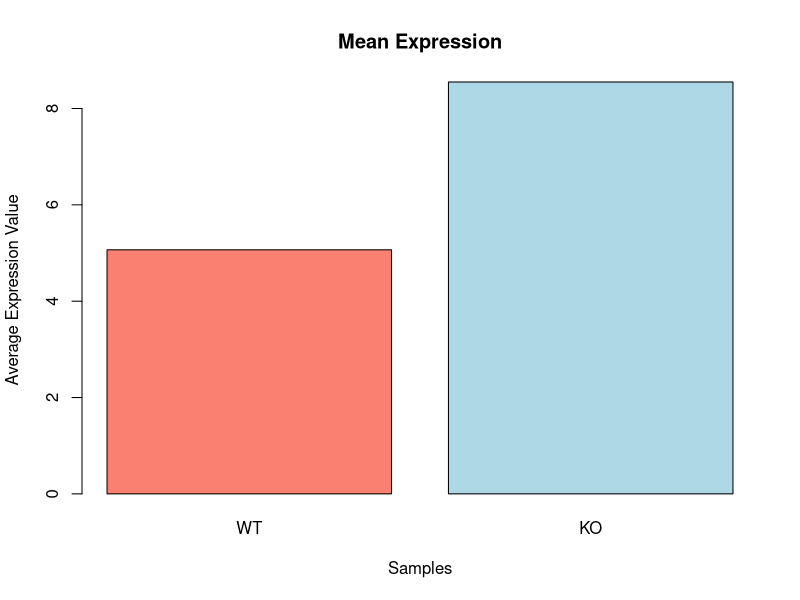
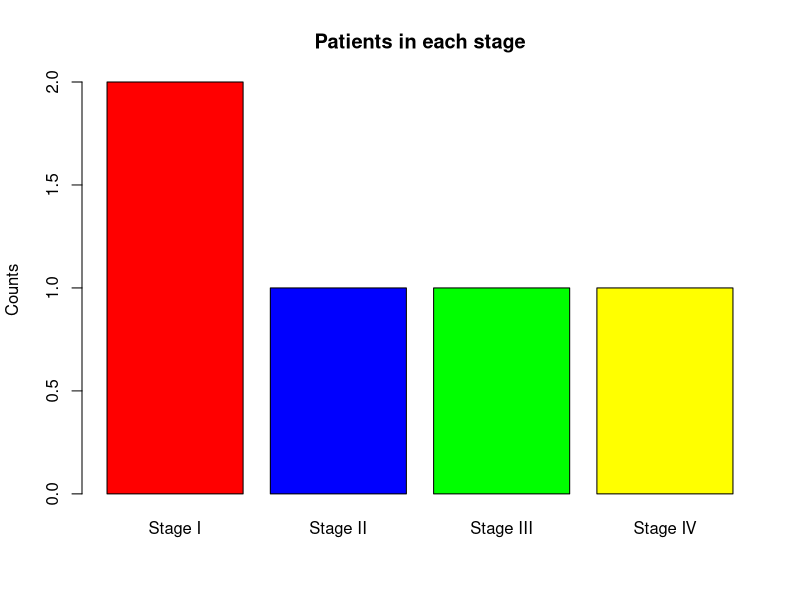
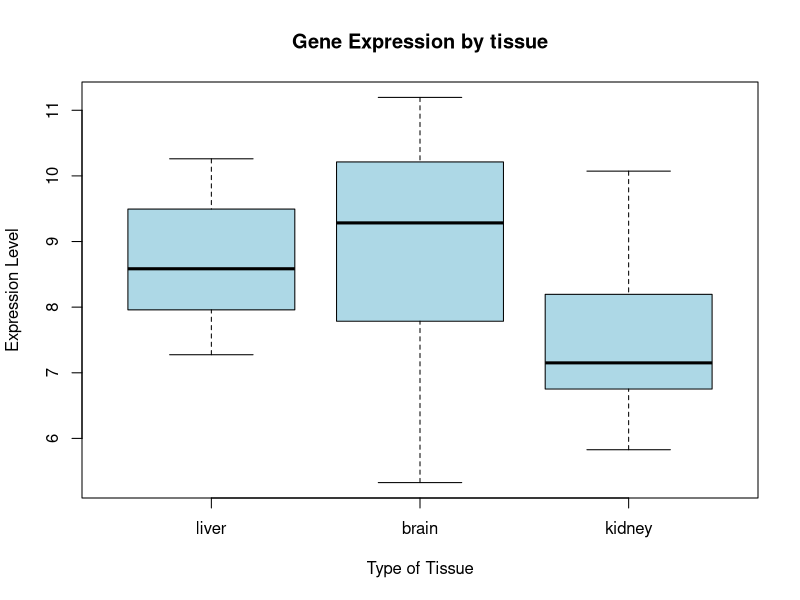

Here is the R script that generated these plots, in order: (Note: this script raises an error after producing the figures.)
## ---- chunk 1
# Factor vs Character vector
print("1. Factor has levels which are like categories and can be ordered whereas a character vector does not have levels.")
print("2. Unlike character vector, a frequency and proportion table can be made from factor.")
print("3. To make a factor, the function factor() must be used.")

print("mutation_status must be a factor because the data can be divided into categories or levels such as Mutated or Wild Type")

# Factor Level Order
species <- c("Lactobacillus", "Bacteroides", "Escherichia", "Bacteroides", "Lactobacillus")
species_factor <- factor(species, levels = c("Bacteroides", "Escherichia", "Lactobacillus"))
print("The return is:")
levels(species_factor)
print("The return is such because species_factor contains these 3 categories or species of gut microbiome.")



disease_severity <- factor(c("Mild", "Severe", "Moderate"), levels = c("Mild", "Moderate", "Severe", "Critical"), ordered = TRUE)
disease_severity[1] < disease_severity[2]
print("The result is TRUE. Because according to the input order Mild is less severe than Moderate.")


prop <- prop.table(table(species_factor))
prop
Escherichia_proportion = prop["Escherichia"]
Escherichia_proportion

print("prop$Escherichia is not valid because $ operator in invalid for atomic vectors such as prop")
## ---- chunk 2
gene_df <- data.frame(
  gene_id = c("BRCA1", "TP53", "MYC", "EGFR", "GAPDH"),
  expression = c(8.2, 6.1, 9.5, 7.0, 10.0),
  mutation = factor(c("Yes", "No", "Yes", "No", "No")),
  pathway = c("DNA Repair", "Apoptosis", "Cell Cycle", "Signaling", "Metabolism")
)

gene_df

subset <- gene_df[gene_df$expression > 7 & gene_df$mutation == "No", ]
subset
print("This query selects genes with gene expression value greater than 7 which did not undergo mutation. In this case, GAPDH gene was selected.")


expression = gene_df[gene_df$expression >8, ]
expression

pathway = gene_df[gene_df$pathway == "Cell Cycle" | gene_df$pathway == "Signaling", ]
pathway





gene_df_new <- data.frame(
  gene_id = c("BRCA1", "TP53", "MYC", "EGFR", "GAPDH"),
  expression = c(8.2, 6.1, 9.5, 7.0, 10.0),
  mutation = factor(c("Yes", "No", "Yes", "No", "No")),
  pathway = c("DNA Repair", "Apoptosis", "Cell Cycle", "Signaling", "Metabolism"),
  type = factor(c("Tumor Suppressor", "Tumor Suppressor", "Oncogene", "Oncogene", "Housekeeping")))

gene_df_new

# Subsetting
oncogene = gene_df_new[gene_df_new$type == "Oncogene" & gene_df_new$expression > 8, ]
oncogene


# Changing Reference Level

gene_type_relevel = relevel(factor(c("Tumor Suppressor", "Tumor Suppressor", "Oncogene", "Oncogene", "Housekeeping")), levels = c("Tumor Suppressor", "Oncogene", "Housekeeping gene"), ref = "Oncogene")
gene_type_relevel

## ---- chunk 3
sample_expression <- data.frame(
  samples <- c("WT", "KO", "WT", "KO", "WT"),
expression <- c(5.2, 8.1, 4.3, 9.0, 5.7)
)
sample_expression

group_factor <- factor(c("WT", "KO", "WT", "KO", "WT"), levels = c("WT", "KO"))
group_factor

average_expression = tapply(expression, group_factor, mean)
average_expression

barplot(average_expression, main = "Mean Expression", col = c("salmon", "lightblue"), ylab = "Average Expression Value", xlab = "Samples")
## ---- chunk 4




# Making ordered factor for disease stages
disease_stage_factor <- factor(c("Stage I", "Stage III", "Stage II", "Stage IV", "Stage I"), levels = c("Stage I", "Stage II", "Stage III", "Stage IV"), ordered = TRUE)

disease_stage_factor

disease_stage_factor[2] > disease_stage_factor[1]

barplot(table(disease_stage_factor), col= c("red", "blue", "green", "yellow"), main = "Patients in each stage", ylab = "Counts")
## ---- chunk 5

gene_expr <- rnorm(30, mean = 8, sd = 2)
tissue <- rep(c("brain", "liver", "kidney"), each = 10)
tissue_factor <- factor(tissue, levels = c("liver", "brain", "kidney"))

# Making a Boxplot
boxplot(gene_expr ~ tissue_factor, 
        col = "lightblue",
        main = "Gene Expression by tissue", 
        xlab = "Type of Tissue", 
        ylab = "Expression Level")


# Checking Variability

gene_variabilty = tapply(gene_expr, tissue_factor, sd)
gene_variability
print("Brain shows most variability in gene expression.")
